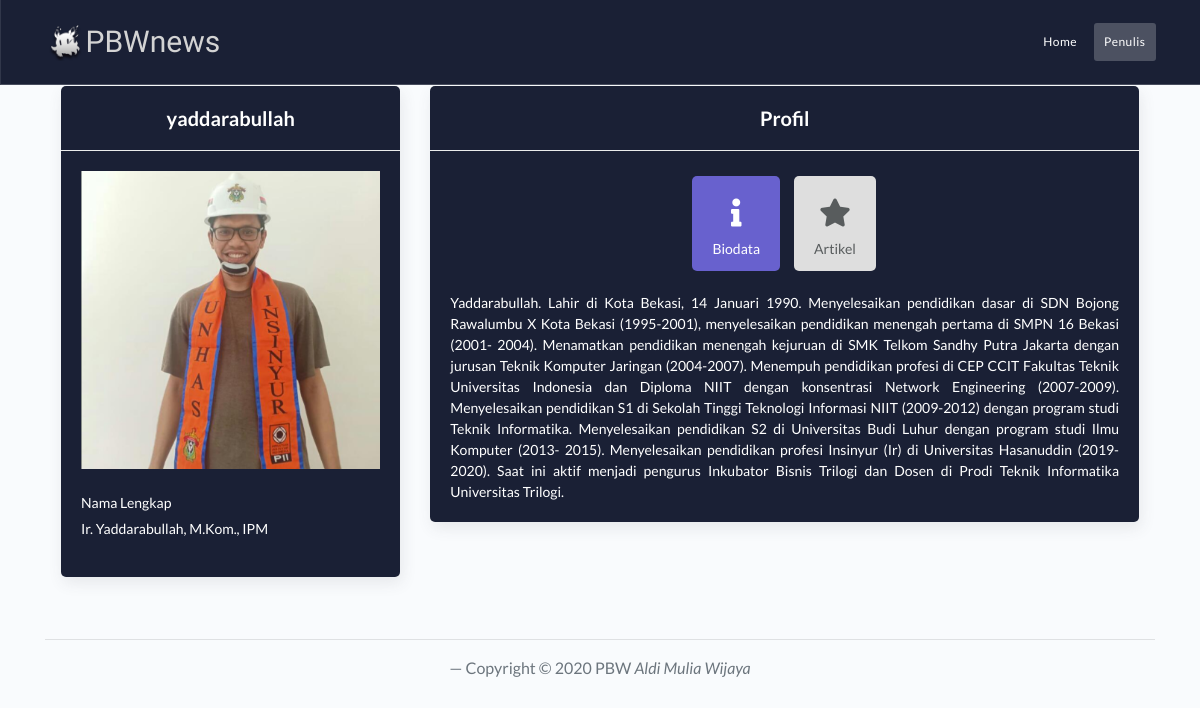
The page /blog/thor/5 on the database its author committed.
### tables this page shows
CREATE TABLE `user` (
  `ID` int(11) NOT NULL,
  `name` varchar(255) NOT NULL,
  `username` varchar(255) NOT NULL,
  `password` varchar(255) NOT NULL,
  `status` int(11) DEFAULT NULL,
  `foto` varchar(255) DEFAULT NULL,
  `profil` text DEFAULT NULL
);

### application/controllers/Blog.php (called while the page is built, shortened)
<?php
class Blog extends CI_Controller{
    function __construct() {
        $this->load->model('berita_model');
        $this->load->model('kategori_model');
        $this->load->model('user_model');
        $this->load->model('auth_model');
    }
    function thor($id){
        $data["bAbout"] = true;
        $data['judul'] = "PBW News-Author";
        $data["konten"] = "page/blog/profil";
        $data['berita'] = $this->berita_model->show_berita();
        $data["user"] = $this->user_model->get_user($id);
        $this->load->view('layouts/main', $data);
    }
}
?>

### index.php (called while the page is built, shortened)
<?php
require_once BASEPATH.'core/CodeIgniter.php';

### application/models/User_model.php (called while the page is built, shortened)
<?php
class User_model extends CI_Model{
    private $table_name= "user";
    private $primerykey= "ID";
    function get_user($id) {
        return $this->db->get_where($this->table_name,array($this->primerykey=>$id))->row_array();
    }
}
?>

### application/views/page/blog/profil.php (the view, shortened to what this page needs)
<?php
    if($user["foto"]){
        $foto = 'assets/img/profil/'.$user["foto"];
    }
    else $foto = 'assets/img/profil/profil0.png';
?>
<div class="col-lg-4 col-sm-12">
    <div class="card bg-dark text-white">
        <div class="card-header">
            <div class="text-center ">
                <h4 class="card-title text-white"><b><?= $user['username']?></b></h4>
            </div>
        </div>
        <div class="card-body">
            <div class="d-flex justify-content-center">
                <img src="<?= base_url($foto)?>" alt="" class="responimg">
            </div>
            <br>
            <div>
                <p>Nama Lengkap <br> <?= $user['name']; ?></p>
            </div>
        </div>
    </div>
</div>
<div class="col-lg-8 col-sm-12">
    <div class="card bg-dark text-white">
        <div class="card-header">
            <div class="text-center ">
                <h4 class="card-title text-white"><b>Profil</b></h4>
            </div>
        </div>
        <div class="card-body">
            <ul class="nav nav-pills nav-secondary nav-pills-no-bd nav-pills-icons justify-content-center mb-3"
                id="pills-tab" role="tablist">
                <li class="nav-item">
                    <a class="nav-link active" id="v-pills-home-tab-icons" data-toggle="pill" href="#bio" role="tab" aria-controls="bio" aria-selected="true">
                        <i class="fas fa-info"></i>
                        Biodata
                    </a>
                </li>
                <li class="nav-item">
                    <a class="nav-link" id="v-pills-profile-tab-icons" data-toggle="pill" href="#artikel" role="tab" aria-controls="artikel" aria-selected="false">
                        <i class="fas fa-star"></i>
                        Artikel
                    </a>
                </li>
            </ul>
            <div class="tab-content" id="v-pills-with-icon-tabContent">
                <div class="tab-pane animated fadeIn show active" id="bio" role="tabpanel" aria-labelledby="bio">
                    <div class="text-justify">
                        <?= $user['profil']; ?>
                    </div>
                </div>
            </div>
        </div>
    </div>
</div>

### assets/css/bg.css (style rules this page uses)
body { background-image: url("../img/wallpaper/bg01.png"); background-repeat: no-repeat; background-size: cover; background-position: right top; background-attachment: fixed; margin-top: 5em; }

### assets/css/style.css (style rules this page uses)
img.responimg { max-width: 100%; height: auto; }

### rows shown on the page
user: username "yaddarabullah", foto (picture), name "Ir. Yaddarabullah, M.Kom., IPM", profil "Yaddarabullah. Lahir di Kota Bekasi, 14 Januari 1990. Menyelesaikan pendidikan dasar di SDN Bojong Rawalumbu X Kota Bekasi (1995-2001), menyelesaikan pendidikan menengah pertama di SMPN 16 Bekasi (2001- 2004). Menamatkan pendidikan menengah kejuruan di SMK Telkom Sandhy Putra Jakarta dengan jurusan Teknik Komputer Jaringan (2004-2007). Menempuh pendidikan profesi di CEP CCIT Fakultas Teknik Universitas Indonesia dan Diploma NIIT dengan konsentrasi Network Engineering (2007-2009). Menyelesaikan pendidikan S1 di Sekolah Tinggi Teknologi Informasi NIIT (2009-2012) dengan program studi Teknik Informatika. Menyelesaikan pendidikan S2 di Universitas Budi Luhur dengan program studi Ilmu Komputer…"
